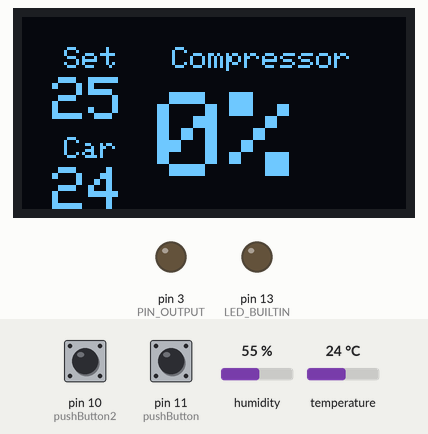
The sketch below on a simulated Arduino Uno, built with avr-gcc and run on an emulated ATmega328P. Shown: 128×64 one-colour display, output pins drawn as LEDs (lit = HIGH). Inputs (shaded band) come from the test bench; at power-on: temperature 24 °C, pin 10 (pushButton2) HIGH, pin 11 (pushButton) HIGH, humidity 55 %.

Above: at 1.2 s.
1.3 s: temperature set to 28 °C
At 3.0 s:
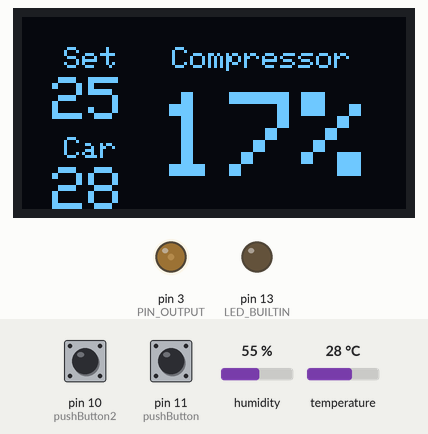
3.5 s: temperature set to 33 °C
At 5.3 s:
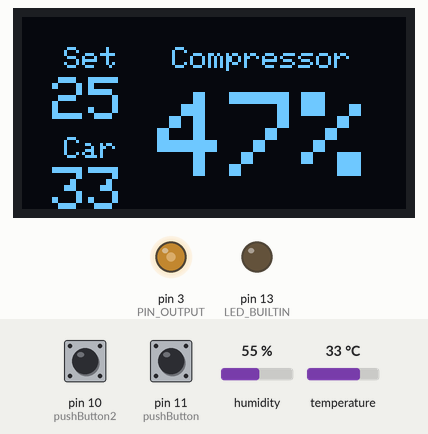
5.6 s: pin 10 (pushButton2) pulled LOW for 0.15 s
At 6.8 s:
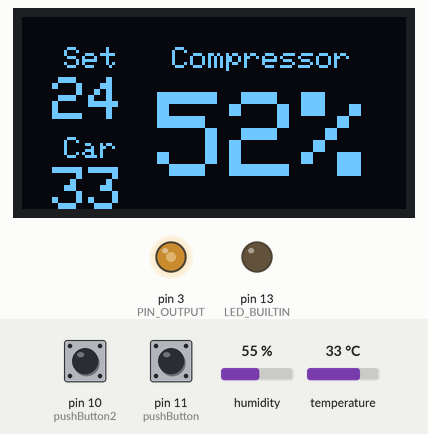
7.2 s: temperature set to 41 °C
At 9.3 s:
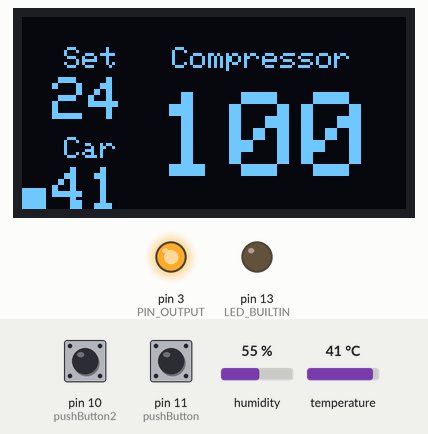
9.6 s: pin 11 (pushButton) pulled LOW for 0.15 s
At 10.5 s:
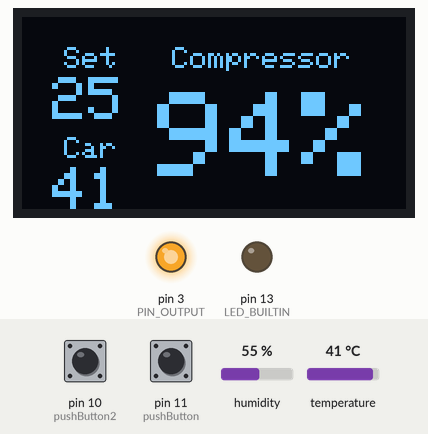
11.2 s: pin 11 (pushButton) pulled LOW for 1 s
At 12.2 s:
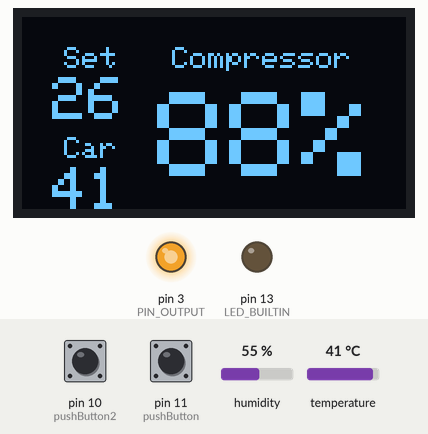
Timing chart, 0 to 14.2 s (numbered marks = the images above; inputs shaded):
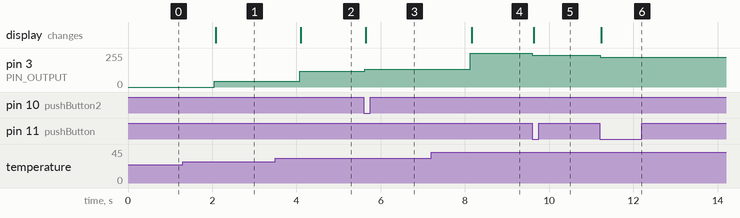

Measured:
- after the input at 1.3 s, pin 3 (PIN_OUTPUT): 0/255 → 45/255 after 0.75 s; the display: changes after 0.78 s (image 1)
- after the input at 3.5 s, pin 3 (PIN_OUTPUT): 45/255 → 120/255 after 0.57 s; the display: changes after 0.60 s (image 2)
- after the input at 5.6 s, pin 3 (PIN_OUTPUT): 120/255 → 135/255 at once; the display: changes after 0.05 s (image 3)
- after the input at 7.2 s, pin 3 (PIN_OUTPUT): 135/255 → 255/255 after 0.93 s; the display: changes after 0.96 s (image 4)
- after the input at 9.6 s, pin 3 (PIN_OUTPUT): 255/255 → 240/255 at once; the display: changes at once (image 5)
- after the input at 11.2 s, pin 3 (PIN_OUTPUT): 240/255 → 225/255 at once; the display: changes at once (image 6)

The sketch:

AIRPID.ino
```cpp
#include <SPI.h>
#include <Wire.h>
#include <Adafruit_GFX.h>
#include <Adafruit_SSD1306.h>
#include "DHT.h"
#include <PID_v1.h>
DHT dht;
#define PIN_OUTPUT 3
#define OLED_RESET 4
Adafruit_SSD1306 display(OLED_RESET);
double Setpoint, Feedback, Output;
double Kp = 15, Ki = 0, Kd = 0;
int pushButton = 11;
int pushButton2 = 10;
int k = 0;
int k2 = 0;
int set = 25;
int maxtem = 30;
int mintem = 18;
PID myPID(&Feedback, &Output, &Setpoint, Kp, Ki, Kd, REVERSE);
void setup() {
  Serial.begin(9600);
  display.begin(SSD1306_SWITCHCAPVCC, 0x3C);
  pinMode(pushButton, INPUT_PULLUP);
  pinMode(pushButton2, INPUT_PULLUP);

  pinMode(LED_BUILTIN, OUTPUT);
  myPID.SetMode(AUTOMATIC);
  myPID.SetSampleTime(1);
  myPID.SetOutputLimits(0, 255);
  dht.setup(5);
}
void loop() {
  int temp = dht.getTemperature();
  int buttonState = digitalRead(pushButton);
  int buttonState2 = digitalRead(pushButton2);
  if (buttonState == 0 && k == 0) {
    set = set + 1;
    k = 1 ;
  }
  else if (buttonState == 1 && k == 1) {
    k = 0 ;
  }
  if (buttonState2 == 0 && k2 == 0) {
    set = set - 1;
    k2 = 1 ;
  }
  else if (buttonState2 == 1 && k2 == 1) {
    k2 = 0 ;
  }
  set = constrain(set, mintem, maxtem);
  Setpoint = set;
  Feedback =  temp;
  myPID.Compute();
  analogWrite(PIN_OUTPUT, Output);
  int OUT = (Output / 255) * 100;
  display.clearDisplay();
  display.setTextSize(1);
  display.setTextColor(WHITE);
  display.setCursor(14, 10);
  display.println("Set");
  display.setCursor(14, 40);
  display.println("Car");
  display.setCursor(50, 10);
  display.println("Compressor");
  display.setTextSize(2);
  display.setTextColor(WHITE);
  display.setCursor(10, 20);
  display.println(set);
  display.setCursor(10, 50);
  display.println(temp);
  display.setTextSize(4);
  display.setTextColor(WHITE);
  display.setCursor(45, 25);
  display.print(OUT);
  display.println("%");
  display.display();

}
```
